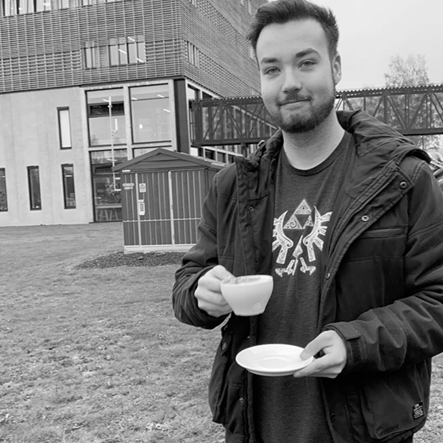
#> input picture IMT3104/Assignments/Assignment 2/BWImage.png, 443 x 443 px, found by its file name
$ python PCAImageCompression.py
#> lines starting #> are read from the running program, lines starting #| are printed output that depends on the picture; long printed decimals are rounded
#> further down, bwImage is the input picture: shape (443, 443) float64; min 0, max 1, mean 0.475
#| Shape of original black/white image: (443, 443)
#| Min value: 0.0 Max value: 0.003922
import numpy as np
import matplotlib.pyplot as plt
import skimage
from skimage.io import imread
import scipy

def manualPCA(image, subset=0.9):
    """
    Manually performs PCA on an image by normalizing the data, creating a co-variance matrix,
    calculating eigenvalues/vectors from the co-variance matrix, sorting the eigenvalues/vectors based on decreasing significance,
    creates a matrix of the 'image.size * subset' first number of vectors,
    multiplies this matrix with the co-variance matrix to create a matrix Z,
    multiplies Z with Z transposed, adds back the mean which was subtracted earlier for normalization,
    and returns the matrix after this calculation.

    Parameters
    ----------
    image:  ndarray, shape (x_resolution, y_resolution)
            One of (or all of, if the image is black/white) the channels from the starting image from imread.
    subset: np.float64 from [0.1, 0.99]
            Contains the factor of eigenvalues to use for creation of the Z matrix

    Returns
    -------
    Z:      ndarray, shape (x_resolution, y_resolution)
            The Z matrix (image channel) after all calculation/compression is completed.
    """
#> called with subset = 0.9

    # Normalize the single channel by subtracting the mean of that channel
    mean = np.mean(image)
#> mean = 0.00186
    covMatrix = image - mean

    # Now you may treat the normalized single channel image as the co-variance matrix for PCA
    eigenValues, eigenVectors = np.linalg.eigh(np.cov(covMatrix))
#> eigenValues = 443 values from -2.82e-23 to 0.000181

    # Sort the eigenvalues and the corresponding eigenvectors
    index = eigenValues.argsort()[::-1]
#> index = 443 values, max 442 at index 0, min 0 at index 442, mean 221
    eigenValues = eigenValues[index]
#> eigenValues = 443 values, max 0.000181 at index 0, min -2.82e-23 at index 442, mean 8.52e-07
    eigenVectors = eigenVectors[:, index]

    # Choose the number of eigenvectors for the reconstruction and organize them in a matrix
    n = image[0].size
#> n = 443
    L = int (n * subset)         # Select a subset of the eigenvectors as basis vectors
#> L = 398
    W = np.zeros(L)
#> W = 398 values from 0 to 0

    W = eigenVectors[:, :L]     # Copies the L first values from eigenVectors to W

    # Multiply eigenvector matrix with the co-variance matrix, call the product Z
    Z = np.dot(W.T, covMatrix)
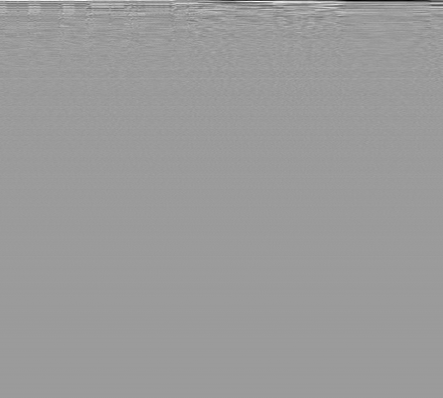
#> Z: shape (398, 443) float64; min -0.0259, max 0.0167, mean -8.13e-06; drawn with min black and max white

    # Now multiply Z with Z transposed to correct the order of the matrix
    Z = np.dot(W, Z)
#> Z: shape (443, 443) float64

    # Add the mean that we subtracted in the beginning for normalization purposes
    Z += mean

    return Z

# BLACK / WHITE IMAGE
# Reads black/white image
bwImage = imread("Assignment 2/BWImage.png", as_gray=True)

# Transforms the numbers from [0, 255] to [0.0, 1.0] since it's black/white
bwImage = bwImage / 255.0
bwImage[bwImage < 0.0] = 0.0
bwImage[bwImage > 1.0] = 1.0

# Displays the image + prints the shape (xRes, yRes) and min/max values
plt.imshow(bwImage, cmap="gray")
plt.title("Original black/white image")
plt.show()

print("Shape of original black/white image:", np.shape(bwImage))
print("Min value:", np.min(bwImage), "Max value:", np.max(bwImage), "\n")

# Performs manual PCA on the image (with 90% of eigenvectors)
bwImageCompressed = manualPCA(bwImage)

# Displays the new image + prints the shape (xRes, yRes) and min/max values
plt.imshow(bwImageCompressed, cmap="gray")
plt.title("Compressed black/white image, 90% of eigenvectors")
plt.show()

# Performs manual PCA on the image (with 20% of eigenvectors)
bwImageCompressed = manualPCA(bwImage, subset=0.2)

# Displays the new image + prints the shape (xRes, yRes) and min/max values
plt.imshow(bwImageCompressed, cmap="gray")
plt.title("Compressed black/white image, 20% of eigenvectors")
plt.show()

# Reads RGB image
rgbImage = imread("Assignment 2/RGBImage.png", as_gray=False)
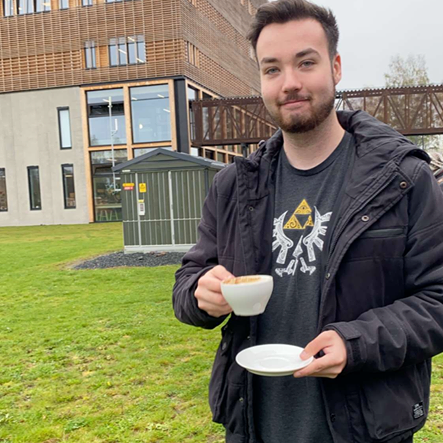
#> input picture IMT3104/Assignments/Assignment 2/RGBImage.png, 443 x 443 px, found by its file name
#> rgbImage is the input picture: shape (443, 443, 3); mean R, G, B 126.5, 122.8, 97.6

# Displays the image + prints the shape (xRes, yRes, channels (RGB)) and min/max values
plt.imshow(rgbImage)
plt.title("Original RGB image")
plt.show()

print("Shape of original RGB image:", np.shape(rgbImage))
#| Shape of original RGB image: (443, 443, 3)
print("Min value:", np.min(rgbImage), "Max value:", np.max(rgbImage), "\n")
#| Min value: 0 Max value: 255

rgbImageCompressed = rgbImage
# Performs manual PCA on the image (with 90% of eigenvectors)
rgbImageCompressed[:, :, 0] = manualPCA(rgbImage[:, :, 0])
rgbImageCompressed[:, :, 1] = manualPCA(rgbImage[:, :, 1])
#> call 4 of manualPCA, with subset = 0.9
#> in manualPCA (call 4), `mean = np.mean(image)`: mean = 122.8
#> in manualPCA (call 4), `eigenValues, eigenVectors = np.linalg.eigh(np.cov(covMatrix))`: eigenValues = 443 values from 3.16e-12 to 948728.5
#> in manualPCA (call 4), `eigenValues = eigenValues[index]`: eigenValues = 443 values, max 948728.5 at index 0, min 3.16e-12 at index 442, mean 4061.9
#> in manualPCA (call 4), `W = eigenVectors[:, :L]`:
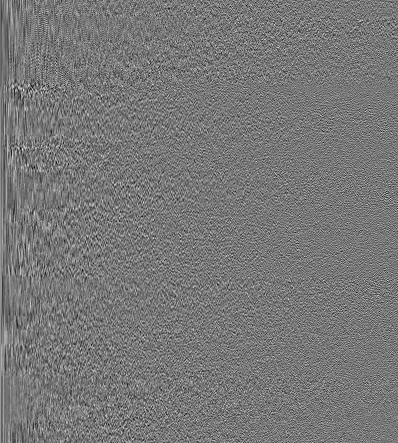
#> W: shape (443, 398) float64; min -0.233, max 0.262, mean -8e-06; drawn with min black and max white
rgbImageCompressed[:, :, 2] = manualPCA(rgbImage[:, :, 2])
#> in manualPCA (call 5), `mean = np.mean(image)`: mean = 97.57
#> in manualPCA (call 5), `eigenValues, eigenVectors = np.linalg.eigh(np.cov(covMatrix))`: eigenValues = 443 values from 3.17e-13 to 314032.8
#> in manualPCA (call 5), `eigenValues = eigenValues[index]`: eigenValues = 443 values, max 314032.8 at index 0, min 3.17e-13 at index 442, mean 2405.9
#> in manualPCA (call 5), `Z = np.dot(W.T, covMatrix)`:
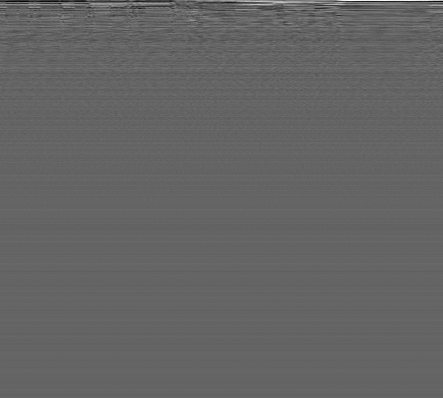
#> Z: shape (398, 443) float64; min -878.5, max 1341.7, mean -1; drawn with min black and max white

# Displays the new image
plt.imshow(rgbImageCompressed)
plt.title("Compressed RGB image, 90% of eigenvectors")
plt.show()

rgbImageCompressed = rgbImage
# Performs manual PCA on the image (with 20% of eigenvectors)
rgbImageCompressed[:, :, 0] = manualPCA(rgbImage[:, :, 0], subset=0.2)
#> in manualPCA (call 6), `mean = np.mean(image)`: mean = 126.8
#> in manualPCA (call 6), `eigenValues, eigenVectors = np.linalg.eigh(np.cov(covMatrix))`:
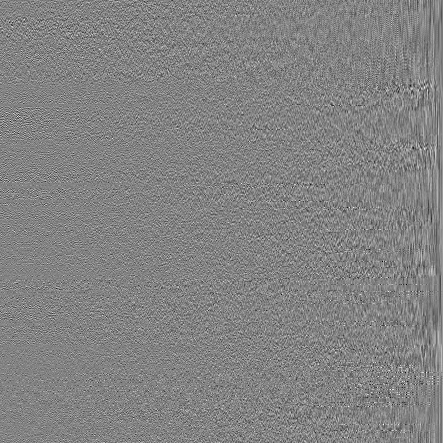
#> eigenVectors: shape (443, 443) float64; min -0.299, max 0.282, mean 5.28e-05; drawn with min black and max white
#> in manualPCA (call 6), `eigenValues, eigenVectors = np.linalg.eigh(np.cov(covMatrix))`: eigenValues = 443 values from -1.57e-12 to 718131.8
#> in manualPCA (call 6), `eigenValues = eigenValues[index]`: eigenValues = 443 values, max 718131.8 at index 0, min -1.57e-12 at index 442, mean 3760.2
#> in manualPCA (call 6), `W = eigenVectors[:, :L]`:
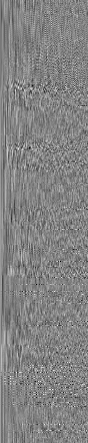
#> W: shape (443, 88) float64; min -0.299, max 0.282, mean 0.000221; drawn with min black and max white
#> in manualPCA (call 6), `Z = np.dot(W, Z)`:
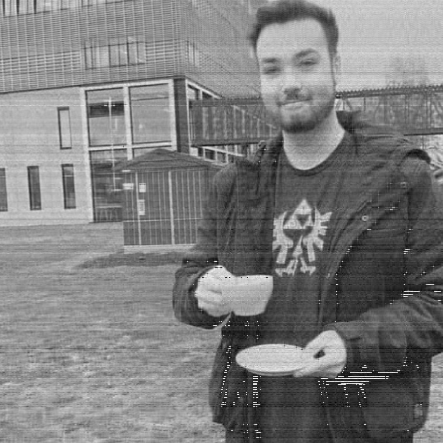
#> Z: shape (443, 443) float64; min -179.2, max 180.3, mean -1.5; drawn with min black and max white
rgbImageCompressed[:, :, 1] = manualPCA(rgbImage[:, :, 1], subset=0.2)
rgbImageCompressed[:, :, 2] = manualPCA(rgbImage[:, :, 2], subset=0.2)

# Displays the new image
plt.imshow(rgbImageCompressed)
plt.title("Compressed RGB image, 20% of eigenvectors")
plt.show()
